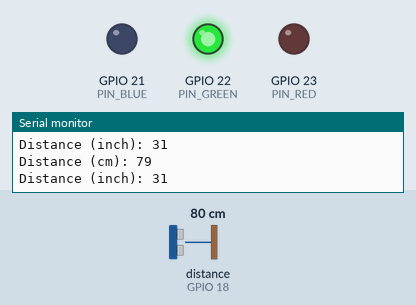
Bench run of a program on a simulated ESP32. On the bench: output pins drawn as LEDs (lit = HIGH), the last lines printed to the serial monitor. Wiring (inferred from the names in the program): ultrasonic range finder: trigger GPIO 5; echo GPIO 18. The inputs (shaded band) are chosen by the test bench; at power-on: distance to the obstacle (sensor on GPIO 18) 80 cm. The echo pulse lasts 58.3 µs per cm; pins used as bus, display or sensor lines are not drawn.

Above: at 1.2 s.
1.3 s: distance to the obstacle (sensor on GPIO 18) set to 56 cm
2.8 s: distance to the obstacle (sensor on GPIO 18) set to 46 cm
At 3.4 s:
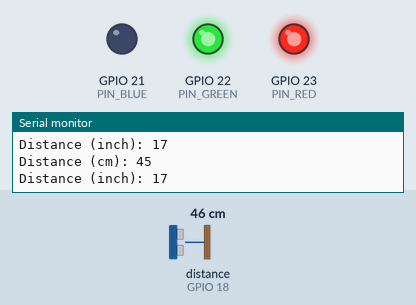
4.3 s: distance to the obstacle (sensor on GPIO 18) set to 23 cm
5.8 s: distance to the obstacle (sensor on GPIO 18) set to 18 cm
At 6.8 s:
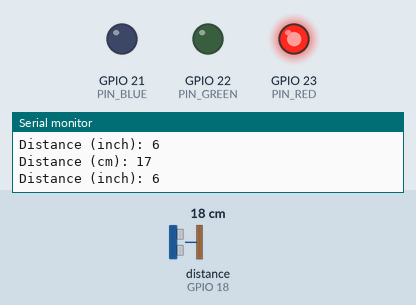
7.3 s: distance to the obstacle (sensor on GPIO 18) set to 35 cm
At 8.4 s:
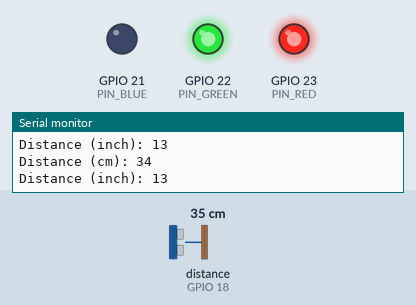
8.8 s: distance to the obstacle (sensor on GPIO 18) set to 2 cm
At 10.1 s:
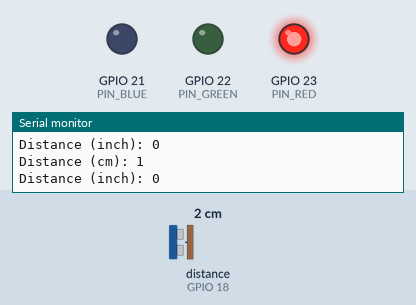
Timing chart, 0 to 11.3 s (numbered marks = the images above; inputs shaded):
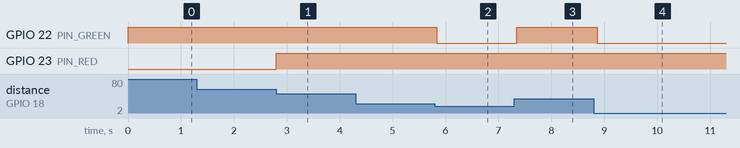

The program:

main.cpp
```cpp
#include <Arduino.h>

#define PIN_RED    23 // GIOP23
#define PIN_GREEN  22 // GIOP22
#define PIN_BLUE   21 // GIOP21

const int trigPin = 5;
const int echoPin = 18;

//define sound speed in cm/uS
#define SOUND_SPEED 0.034
#define CM_TO_INCH 0.393701

long duration;
int distanceCm;
int distanceInch;

void setup() {
  pinMode(PIN_RED,   OUTPUT);
  pinMode(PIN_GREEN, OUTPUT);
  pinMode(PIN_BLUE,  OUTPUT);

  pinMode(trigPin, OUTPUT); // Sets the trigPin as an Output
  pinMode(echoPin, INPUT); // Sets the echoPin as an Input
}

void loop() {

  // Clears the trigPin
  digitalWrite(trigPin, LOW);
  delayMicroseconds(2);
  // Sets the trigPin on HIGH state for 10 micro seconds
  digitalWrite(trigPin, HIGH);
  delayMicroseconds(10);
  digitalWrite(trigPin, LOW);

  // Reads the echoPin, returns the sound wave travel time in microseconds
  duration = pulseIn(echoPin, HIGH);

  // Calculate the distance
  distanceCm = duration * SOUND_SPEED/2;

  // Convert to inches
  distanceInch = distanceCm * CM_TO_INCH;

  // Prints the distance in the Serial Monitor
  Serial.print("Distance (cm): ");
  Serial.println(distanceCm);
  Serial.print("Distance (inch): ");
  Serial.println(distanceInch);


  if (distanceCm < 100) {
  // color code #00C9CC (R = 0,   G = 201, B = 204)
  analogWrite(PIN_RED,   0);
  analogWrite(PIN_GREEN, 255);
  analogWrite(PIN_BLUE,  0);
  }


  if (distanceCm < 50 & distanceCm < 100) {
  // color code #F7788A (R = 247, G = 120, B = 138)
  analogWrite(PIN_RED,   255);
  analogWrite(PIN_GREEN, 255);
  analogWrite(PIN_BLUE,  0);
  }

  if (distanceCm < 20){
  // color code #34A853 (R = 52,  G = 168, B = 83)
  analogWrite(PIN_RED,   255);
  analogWrite(PIN_GREEN, 0);
  analogWrite(PIN_BLUE,  0);
  }


  delay(250);
}
```

Measured:
- the behaviour switches between 51 and 50 cm on distance to the obstacle (sensor on GPIO 18) (found by bisection; images 0 and 1)
- the behaviour switches between 21 and 20 cm on distance to the obstacle (sensor on GPIO 18) (found by bisection; images 1 and 2)
- after the input at 2.8 s, GPIO 23 (PIN_RED): LOW → HIGH at once
- after the input at 5.8 s, GPIO 22 (PIN_GREEN): HIGH → LOW at once
- after the input at 7.3 s, GPIO 22 (PIN_GREEN): LOW → HIGH after 0.05 s
- after the input at 8.8 s, GPIO 22 (PIN_GREEN): HIGH → LOW after 0.06 s
